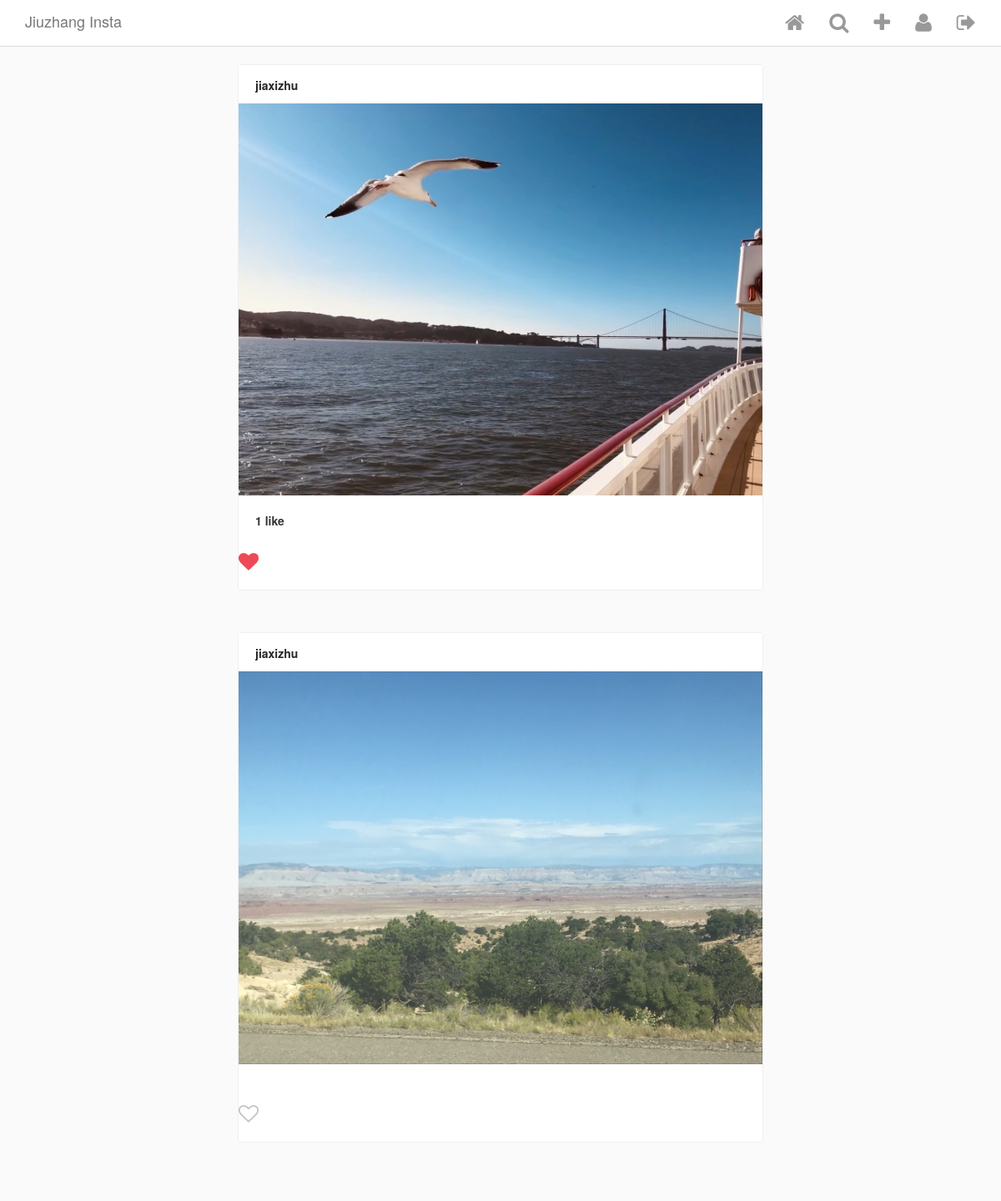
/ (signed in), run on the app's committed database.
### Insta/models.py (models this page shows, shortened)
class Post(models.Model):
    author = models.ForeignKey(
        InstaUser,
        on_delete=models.CASCADE,
        related_name='my_posts'
    )
    title = models.TextField(blank=True, null=True)
    image = ProcessedImageField(
        upload_to='static/images/posts',
        format='JPEG',
        options={'quality': 100},
        blank=True,
        null=True
    )
    def get_like_count(self):
        return self.likes.count()

class InstaUser(AbstractUser):
    profile_pic = ProcessedImageField(
        upload_to='static/images/profiles',
        format='JPEG',
        options={'quality': 100},
        blank=True,
        null=True
    )

### Insta/views.py (the view)
# urls.py: path('', PostsView.as_view(), name='posts'),
class PostsView(ListView):
    model = Post
    template_name = 'index.html'

### Insta/templatetags/custom_tags.py (called while the page is built)
@register.simple_tag
def has_user_liked_post(post, user):
    try:
        like = Like.objects.get(post=post, user=user)
        return "fa-heart"
    except:
        return "fa-heart-o"

### templates/index.html (shortened to what this page needs)
{% extends "base.html" %}
{% load custom_tags %}
{% block content %}
<div class="cards-listing">
    {% for post in object_list %}
        <div class="row">
            <div class="card view-update {{ post.pk }}">
                <div class="card__panel-head">
                    <div class="poster__info">
                        <a href="{% url 'HelloWorld' %}" class="poster__name">
                            {{ post.author.username }}
                        </a>
                    </div>
                </div>
                <a href="{% url 'post_detail' post.pk %}">
                    <img class="card__main-image" src="/{{ post.image }}">
                </a>
                <div class="card__panel-body">
                    <div class="likes">
                        {% if post.get_like_count %}
                            {{ post.get_like_count }} like{% if post.get_like_count > 1 %}s{% endif %}
                        {% endif %}
                    </div>
                </div>
                <section class="input-row">
                    <i class="fa {% has_user_liked_post post user %} submit-like" aria-hidden="true"></i>
                </section>
            </div>
        </div>
    {% endfor %}
</div>
{% endblock content %}

### static/css/style.css (style rules this page uses)
html { height: 100%; }
body { min-height: 100%; background-color: #fafafa; }
.cards-listing { max-width: 600px; width: 100%; margin: 20px auto; }
.card { background-color: #fff; margin-bottom: 50px; border: 1px solid #efefef; border-radius: 3px; }
.card__panel-head { background: #fff; padding: 14px 20px 12px; }
.card__panel-head .poster__name { color: #262626; font-weight: bold; }
.card__main-image { max-width: 100%; max-height: 600px; height: auto; margin: 0 auto; display: block; }
.card__panel-body { padding: 20px; padding-bottom: 0; }
.card__panel-body .likes { font-weight: bold; margin-bottom: 5px; }
.input-row { position: relative; display: flex; align-items: center; height: 68px; padding-left: 40px; }
.input-row .submit-like { cursor: pointer; position: absolute; top: 32%; left: 0; color: #C2C2C2; font-size: 24px; }
.input-row .submit-like.fa-heart { color: #ED4956; }

### data on the page
Post: author.username "jiaxizhu", image (picture), get_like_count "1"
Post: author.username "jiaxizhu", image (picture)
